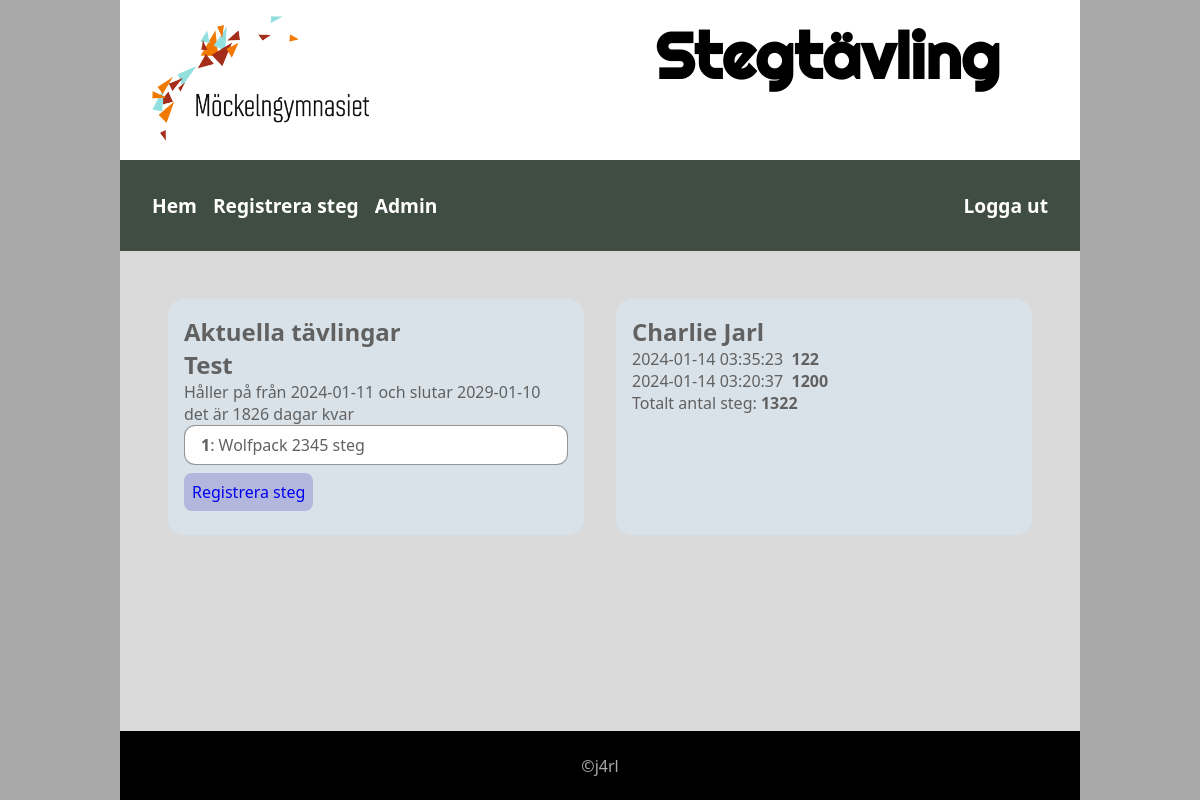
Screenshot of /index.php (signed in) with the database file from the repository.
### tables this page shows
CREATE TABLE `tblcomp` (
  `compid` int(11) NOT NULL,
  `compname` varchar(200) NOT NULL,
  `startdate` date NOT NULL,
  `stopdate` date NOT NULL
);

CREATE TABLE `tblsteps` (
  `stepsid` int(11) NOT NULL,
  `user` int(11) NOT NULL,
  `comp` int(11) NOT NULL,
  `steps` int(11) NOT NULL,
  `posted` timestamp NOT NULL DEFAULT current_timestamp()
);

### func.php (called while the page is built, shortened)
<?php
$db=new Database("mockelngymnasie");
function dateDiff($startDate, $endDate){
    $startTimestamp = strtotime($startDate);
    $endTimestamp = strtotime($endDate);
    $differenceInSeconds = $endTimestamp - $startTimestamp;
    $daysDifference = floor($differenceInSeconds / (60 * 60 * 24));
    return $daysDifference;
}
function isLevel($level){
    $succ=false;
    if(isset($_SESSION["lvl"])){
        $sessLevel=intval($_SESSION["lvl"]);
        if($sessLevel<$level){
            $succ=false;
        }else{
            $succ=true;
        }
    }
    return $succ;
}
function isLoggedIn(){
    return isLevel(10);
}
class Database extends Crypt
{
    function __construct($db_name, $host="localhost", $username="mockelngymnasie", $password="PPeTExVh") {
        $this->mysqli = mysqli_connect($host, $username, $password, $db_name);
    }
    public function runQuery($strQuery){
        $strSQL=$strQuery;
        return $this->mysqli->query($strSQL);
    }
}
?>

### index.php (the view, shortened to what this page needs)
<?php require_once("func.php") ?>
<?php
        $today = date("Y-m-d");
        $sql="SELECT * FROM tblcomp WHERE startdate<'$today' AND stopdate>'$today'";
        $result=$db->runQuery($sql);
?>
<!DOCTYPE html>
<html lang="en">
<head>
    <link rel="stylesheet" href="style.css">
</head>
<body>
    <header><img src="Mockelngymnasiet-w400-svart-text-transparent.png" alt="Möckelngymnasiet">Stegtävling</header>
    <nav>
        <div class="menu">
        <a href="index.php">Hem</a>
            <?php if(isLoggedIn()){ ?><a href="regsteps.php">Registrera&nbsp;steg</a><?php }; ?>
            <?php if(isLevel(100)){ ?><a href="adm_dash.php">Admin</a><?php }; ?>
        </div>
		<div class="loginout"><?php if(isLoggedIn()){ ?><a href="logout.php">Logga&nbsp;ut</a><?php }else{ ?><a href="login.php">Logga&nbsp;in</a><?php }; ?></div>
    </nav>
    <main>
        <div class="row">
        <section>
            <h1>Aktuella tävlingar</h1>
            <?php while($row=$result->fetch_assoc()) { ?>
                <h2><?=$row['compname']?></h2>
                <p>Håller på från <?=$row['startdate']?> och slutar <?=$row['stopdate']?> det är <?=dateDiff($row['startdate'],$row['stopdate'])?> dagar kvar</p>
                 <?php
                $query="SELECT competition_name, team_name, total_steps, rank
            FROM (
                SELECT
                    tblcomp.compname AS competition_name,
                    tblteam.teamname AS team_name,
                    COALESCE(SUM(tblsteps.steps), 0) AS total_steps,
                    ROW_NUMBER() OVER (PARTITION BY tblcomp.compid ORDER BY COALESCE(SUM(tblsteps.steps), 0) DESC) AS rank
                FROM tblcomp
                JOIN tblsteps ON tblcomp.compid = tblsteps.user
                JOIN tbluser ON tblsteps.user = tbluser.userid
                JOIN tblteam ON tbluser.team = tblteam.teamid
                WHERE tblcomp.compid=1
                GROUP BY tblcomp.compid, tblteam.teamid
                ) AS subquery
            WHERE rank <= 5
            ORDER BY competition_name, rank DESC;";
                $res=$db->runQuery($query);
                while($team=$res->fetch_assoc()){ ?>
                    <div class="team"><b><?=$team['rank']?></b>: <span class="team_name"><?=$team['team_name']?></span> <?=$team['total_steps']?> steg</div>
              <?php  } ?>
                <?php if(isLoggedIn()){ ?><a href="regsteps.php?comp=<?=$row['compid']?>">Registrera&nbsp;steg</a><?php }; ?>
           <?php } ?>
        </section>
        <?php if(isLoggedIn()){ ?>
        <section>
            <h1><?=$_SESSION['name']?></h1>
            <?php
                $uid = intval($_SESSION['uid']);
                $totSteps=0;
                $query="SELECT * FROM tblsteps WHERE user=$uid ORDER BY posted DESC";
                $result=$db->runQuery($query);
                while($row = $result->fetch_assoc()) {
                    $totSteps+=intval($row['steps']); ?>
                    <div class="steprow"><?=$row['posted']?>&nbsp;&nbsp;<b><?=$row['steps']?></b></div>
              <?php  }  ?>
              <p>Totalt antal steg: <b><?=$totSteps?></b></p>
        </section>
        <?php }; ?>
        </div>
    </main>
    <footer class="cen">&copy;j4rl</footer>
</body>
</html>

### style.css (style rules this page uses)
:root { --formborder:rgb(0,0,0,.3); --formback:rgb(100,100,100,.2); --formlabelcolor:rgba(122, 122, 122, 0.8); --formbuttoncolor:#b3b7dd; --prim_back:rgb(217, 226, 233); --prim_color:rgb(66, 65, 90); --sec_back:rgb(63, 77, 66); --sec_color:#fff; --hero_back:#dadada; --hero_color:#616161; --accent:rgb(194, 92, 9); --header_back:#fff; --header_color:#000; --rubrik:bold 4rem 'Righteous', sans-serif; --text:1.2rem 'Ruda', sans-serif; }
* { margin: 0; padding: 0; box-sizing: border-box; font-family: system-ui, -apple-system, BlinkMacSystemFont, 'Segoe UI', Roboto, Oxygen, Ubuntu, Cantarell, 'Open Sans', 'Helvetica Neue', sans-serif; }
body { display:flex; flex-direction: column; justify-content:center; align-items:center; background: darkgrey; height:100dvh; }
img { font-style:italic; background-repeat:no-repeat; background-size:cover; max-width:100%; vertical-align:middle; height:auto; shape-margin:1rem; }
.row { display:flex; flex-direction: row; flex-wrap: nowrap; justify-content: space-between; }
header { display:flex; justify-content:space-between; padding: 1rem 5rem 1rem 2rem; height:10rem; width:80%; font:var(--rubrik); background: var(--header_back); color:var(--header_color); }
header img { height:8rem; }
nav { display:flex; gap:1rem; padding: 2rem; width:80%; background: var(--sec_back); color: var(--sec_color); }
nav a { text-decoration: none; color: var(--sec_color); font:bold 1.2rem system-ui; }
footer { height:5rem; background: #000; color:darkgrey; width:80%; }
main { min-height:30rem; flex-grow: 20; width: 80%; gap:2rem; background: var(--hero_back); color:var(--hero_color); padding: 2rem; }
.cen { display:flex; justify-content:center; align-items:center; }
section { width: 100%; background: var(--prim_back); padding: 1rem; margin: 1rem; border-radius: 1rem; }
.loginout { float:right; }
.menu { display: flex; gap:1rem; flex-grow: 100; }
.team { border:1px solid var(--formlabelcolor); border-radius: .7rem; background: var(--sec_color); padding: 0.5rem 1rem .5rem 1rem; }
section a { display:inline-block; text-decoration: none; width:fit-content; padding: 0.5rem; margin: .5rem 0; border-radius: .5rem; background: var(--formbuttoncolor); }

### rows the page displays
tblcomp: compname "Test", startdate "2024-01-11", stopdate "2029-01-10", dateDiff($row['startdate'],$row['stopdate']) "1826", rank "1", team_name "Wolfpack", total_steps "2345"
tblsteps: posted "2024-01-14 03:35:23", steps "122"
tblsteps: posted "2024-01-14 03:20:37", steps "1200"

### other values shown
$_SESSION['name'] "Charlie Jarl"
$totSteps "1322"
